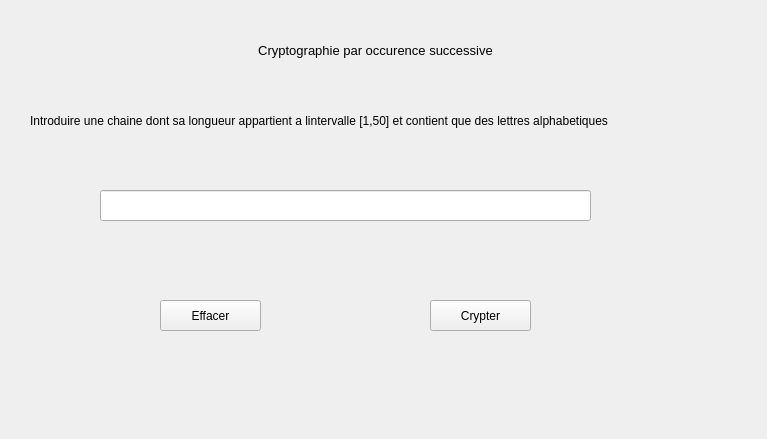
<?xml version="1.0" encoding="UTF-8"?>
<ui version="4.0">
 <class>Form</class>
 <widget class="QWidget" name="Form">
  <property name="geometry">
   <rect>
    <x>0</x>
    <y>0</y>
    <width>767</width>
    <height>439</height>
   </rect>
  </property>
  <property name="windowTitle">
   <string>Form</string>
  </property>
  <widget class="QLabel" name="label">
   <property name="geometry">
    <rect>
     <x>30</x>
     <y>20</y>
     <width>691</width>
     <height>61</height>
    </rect>
   </property>
   <property name="text">
    <string>&lt;html&gt;&lt;head/&gt;&lt;body&gt;&lt;p align=&quot;center&quot;&gt;&lt;span style=&quot; font-size:10pt;&quot;&gt;Cryptographie par occurence successive&lt;/span&gt;&lt;/p&gt;&lt;/body&gt;&lt;/html&gt;</string>
   </property>
  </widget>
  <widget class="QLabel" name="res">
   <property name="geometry">
    <rect>
     <x>180</x>
     <y>370</y>
     <width>371</width>
     <height>51</height>
    </rect>
   </property>
   <property name="text">
    <string>&lt;html&gt;&lt;head/&gt;&lt;body&gt;&lt;p align=&quot;center&quot;&gt;&lt;br/&gt;&lt;/p&gt;&lt;/body&gt;&lt;/html&gt;</string>
   </property>
  </widget>
  <widget class="QLineEdit" name="ch">
   <property name="geometry">
    <rect>
     <x>100</x>
     <y>190</y>
     <width>491</width>
     <height>31</height>
    </rect>
   </property>
  </widget>
  <widget class="QPushButton" name="eff">
   <property name="geometry">
    <rect>
     <x>160</x>
     <y>300</y>
     <width>101</width>
     <height>31</height>
    </rect>
   </property>
   <property name="text">
    <string>Effacer</string>
   </property>
  </widget>
  <widget class="QLabel" name="label_2">
   <property name="geometry">
    <rect>
     <x>30</x>
     <y>70</y>
     <width>721</width>
     <height>101</height>
    </rect>
   </property>
   <property name="text">
    <string>Introduire une chaine dont sa longueur appartient a lintervalle [1,50] et contient que des lettres alphabetiques</string>
   </property>
  </widget>
  <widget class="QPushButton" name="cryp">
   <property name="geometry">
    <rect>
     <x>430</x>
     <y>300</y>
     <width>101</width>
     <height>31</height>
    </rect>
   </property>
   <property name="text">
    <string>Crypter</string>
   </property>
  </widget>
 </widget>
 <resources/>
 <connections/>
</ui>
